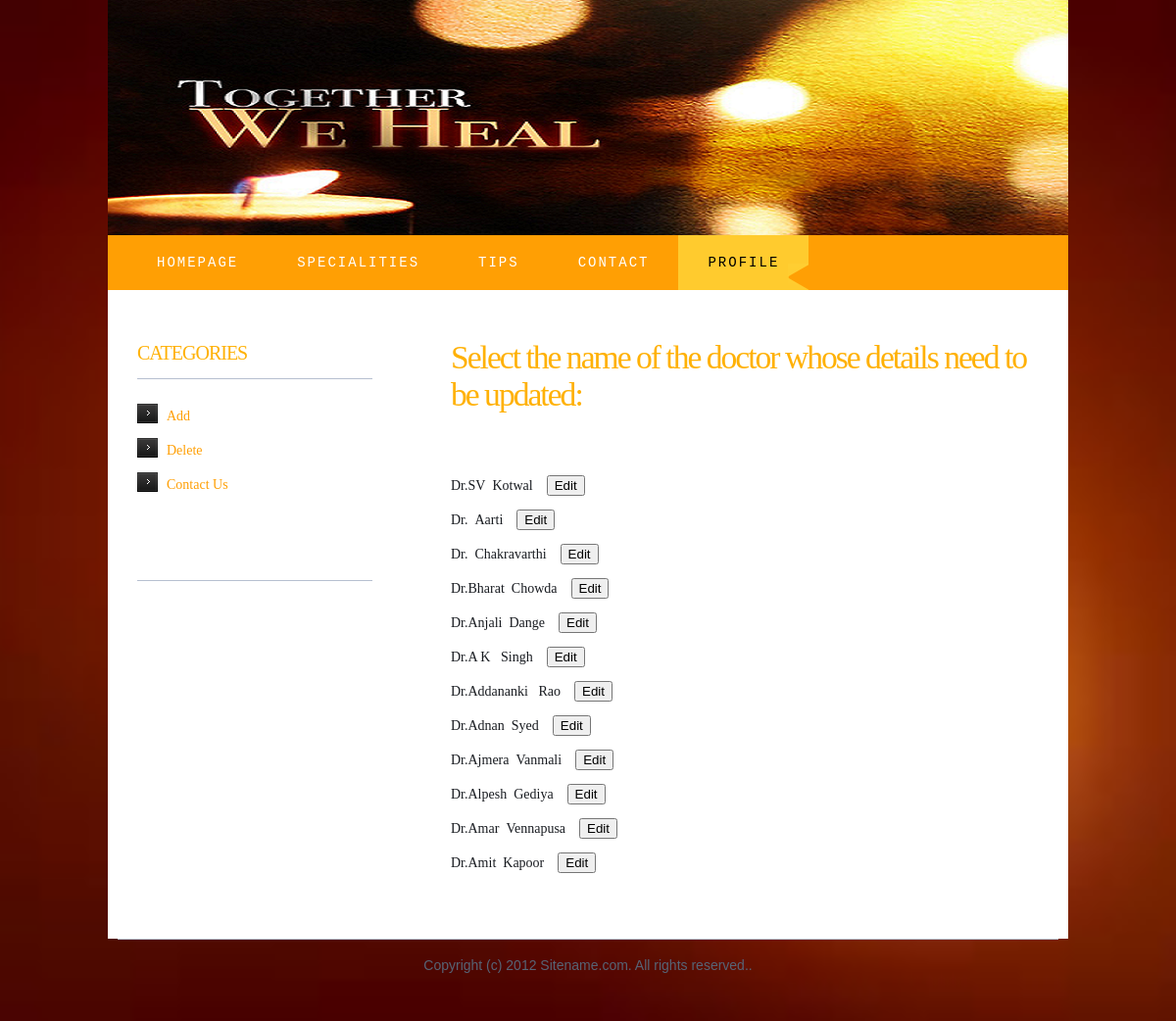
/update2.php, run on the app's committed database.
### tables this page shows
CREATE TABLE IF NOT EXISTS `doctors` (
  `id` bigint(20) NOT NULL,
  `fname` varchar(20) NOT NULL,
  `lname` varchar(30) NOT NULL,
  `age` int(3) NOT NULL,
  `sex` varchar(7) NOT NULL,
  `spec` varchar(40) NOT NULL,
  `quali` varchar(50) NOT NULL,
  `email` varchar(30) NOT NULL,
  `image` varchar(100) NOT NULL,
  `about` varchar(5000) NOT NULL,
  PRIMARY KEY (`id`)
);

### update2.php (the view, shortened to what this page needs)
<!DOCTYPE html PUBLIC "-//W3C//DTD XHTML 1.0 Strict//EN" "http://www.w3.org/TR/xhtml1/DTD/xhtml1-strict.dtd">
<head>
<link href="style.css" rel="stylesheet" type="text/css" media="screen" />
</head>
<body>
<div id="wrapper">
	<div id="header-wrapper">
		<div id="header">
			<div id="logo">
			</div>
		</div>
	</div>
	<div id="menu">
		<ul>
			<li><a href="index.php">Homepage</a></li>
			<li><a href="specialities.php">specialities</a></li>
			<li><a href="tips.php">tips</a></li>
			<li><a href="contact.php">Contact</a></li>
            <li class="current_page_item"><a href="profile.php">Profile</a></li>
		</ul>
	</div>
	<div id="page">
		<div id="page-bgtop">
			<div id="page-bgbtm">
				<div id="content">
					<div class="post">
						<h2 class="title"><a href="#">Select the name of the doctor whose details need to be updated:</a></h2>
						<p>&nbsp;						</p>
						<div class="entry">
			        <p>
							<?php
                           $q=mysql_query('select * from doctors');
                           while($row=mysql_fetch_assoc($q))
                     {
	                                 ?>
	<form name="form1" action="update.php" method="post">
	<?php
	echo "Dr.".$row['fname']."&nbsp&nbsp".$row['lname']; ?>&nbsp;&nbsp;&nbsp;&nbsp;<input type="submit" value="Edit"/>
    </form>
    <?php
}
?>
		</div>
                    </div>
					<div style="clear: both;">&nbsp;</div>
				</div>
				<div id="sidebar">
					<ul>
						<li>
							<h2>Categories</h2>
							<ul>
							  <li><a href="add.php">Add</a></li>
							  <li><a href="delete.php">Delete</a></li>
							  <li><a href="contact.php">Contact Us</a></li>
							</ul>
						</li>
						<li>
							<h2>&nbsp;</h2>
						</li>
					</ul>
				</div>
				<div style="clear: both;">&nbsp;</div>
			</div>
		</div>
	</div>
                              <div id="footer">
	<p>Copyright (c) 2012 Sitename.com. All rights reserved.</a>.</p>
</div>
</body>

### style.css (style rules this page uses)
body { margin: 0; padding: 0; background: url(images/123.jpg) no-repeat center center fixed; -webkit-background-size: cover; -moz-background-size: cover; -o-background-size: cover; background-size: cover; font-weight: 500; font-family: 'Maiandra GD'; font-size: 14px; color: #181B20; }
h1, h2, h3 h4 { margin: 0; padding: 0; font-family: 'Maiandra GD'; font-weight: normal; color: #FF9F04; }
h2 { font-size: 2.4em; }
p, ul, ol { margin-top: 0; line-height: 180%; }
a { text-decoration: none; color: #FF9F04; }
#wrapper { margin: 0 auto; padding: 0; }
#header-wrapper { height: 240px; }
#header { width: 980px; height: 240px; background: url(images/img071.png) no-repeat right top; margin: 0 auto; }
#logo { width: 980px; height: 100px; margin: 0px auto; padding: 80px 0px 0px 0px; color: #FFFFFF; }
#menu { width: 940px; height: 56px; margin: 0px auto; padding: 0px 20px 0px 20px; background: #FF9F04; }
#menu ul { margin: 0; padding: 0px 0px 0px 0px; list-style: none; line-height: normal; }
#menu li { float: left; }
#menu a { display: block; float: left; height: 56px; margin: 0px; padding: 0px 30px 0px 30px; line-height: 56px; letter-spacing: 2px; text-decoration: none; text-transform: uppercase; font-family: "Lucida Console", Monaco, monospace; font-size: 14px; font-weight: normal; color: #FFFFFF; border: none; }
#menu .current_page_item a { background: #FFCB2E url(images/img02.gif) no-repeat right bottom; color: #000000; }
#page { width: 980px; margin: 0 auto; padding: 0; background-color: #FFFFFF; }
#page-bgbtm { margin: 0px; padding: 40px 30px 0px 30px; }
#content { float: right; width: 600px; padding: 0px 0px 0px 0px; }
.post { clear: both; padding-bottom: 10px; }
.post .title { padding-top: 10px; letter-spacing: -2px; }
.post .title a { color: #FFB105; border: none; }
.post .entry { text-align: justify; margin-bottom: 25px; padding: 10px 0px 0px 0px; }
#sidebar { float: left; width: 240px; padding: 0px 0px 0px 0px; }
#sidebar ul { margin: 0; padding: 0; list-style: none; }
#sidebar li { margin: 0; padding: 0; }
#sidebar li ul { margin: 0px 0px; padding-bottom: 30px; }
#sidebar li li { padding-left: 30px; line-height: 35px; background: url(images/img01.gif) no-repeat left 5px; }
#sidebar h2 { height: 38px; margin-bottom: 20px; padding: 12px 0 0 0px; border-bottom: 1px solid #B6BFD0; text-transform: uppercase; letter-spacing: -1px; font-size: 20px; color: #FFB105; }
#sidebar a { border: none; }
#footer { width: 960px; height: 55px; margin: 0px auto 40px auto; border-top: 1px solid #B6BFD0; font-family: Arial, Helvetica, sans-serif; }
#footer p { margin: 0; padding-top: 18px; line-height: normal; text-align: center; color: #576475; }

### data on the page
doctors: fname "SV", lname "Kotwal"
doctors: lname "Aarti"
doctors: lname "Chakravarthi"
doctors: fname "Bharat", lname "Chowda"
doctors: fname "Anjali", lname "Dange"
doctors: fname "A K", lname "Singh"
doctors: fname "Addananki", lname "Rao"
doctors: fname "Adnan", lname "Syed"
doctors: fname "Ajmera", lname "Vanmali"
doctors: fname "Alpesh", lname "Gediya"
doctors: fname "Amar", lname "Vennapusa"
doctors: fname "Amit", lname "Kapoor"
